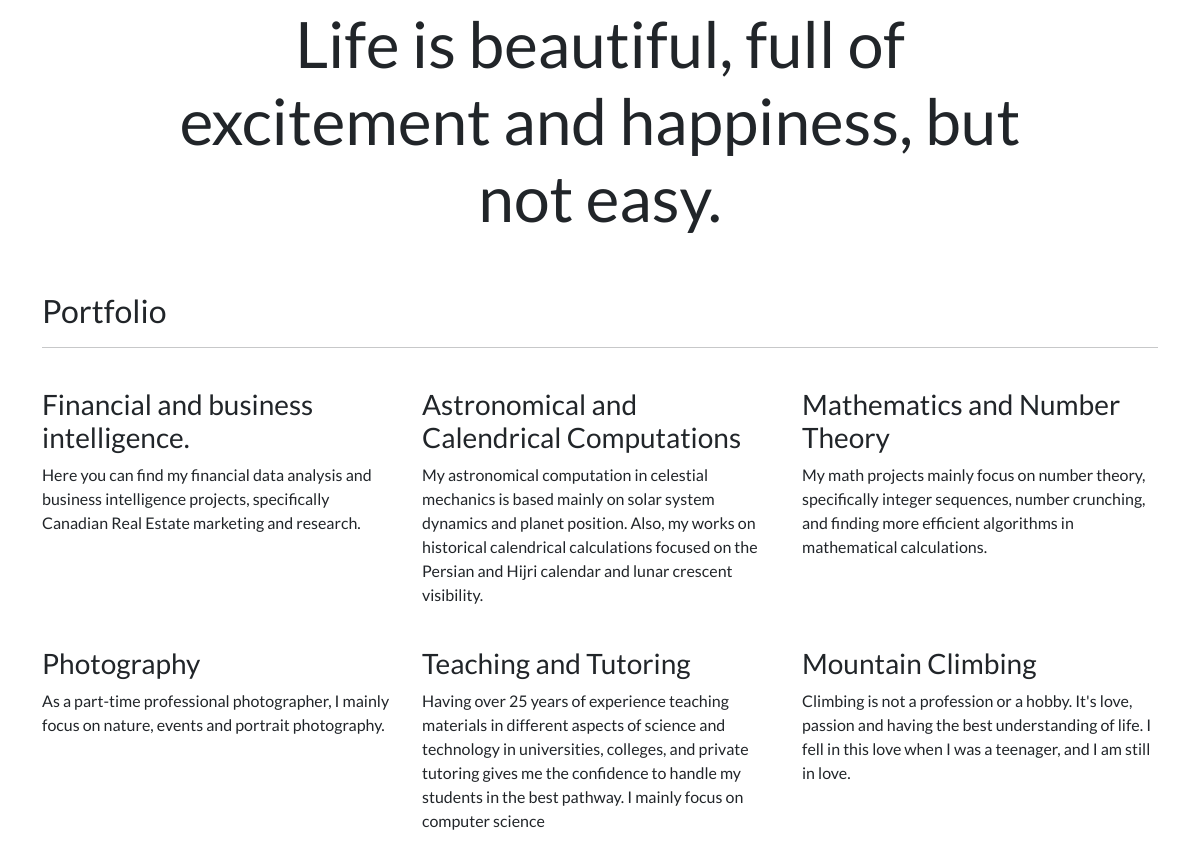
The app's page / (lower part), older data.
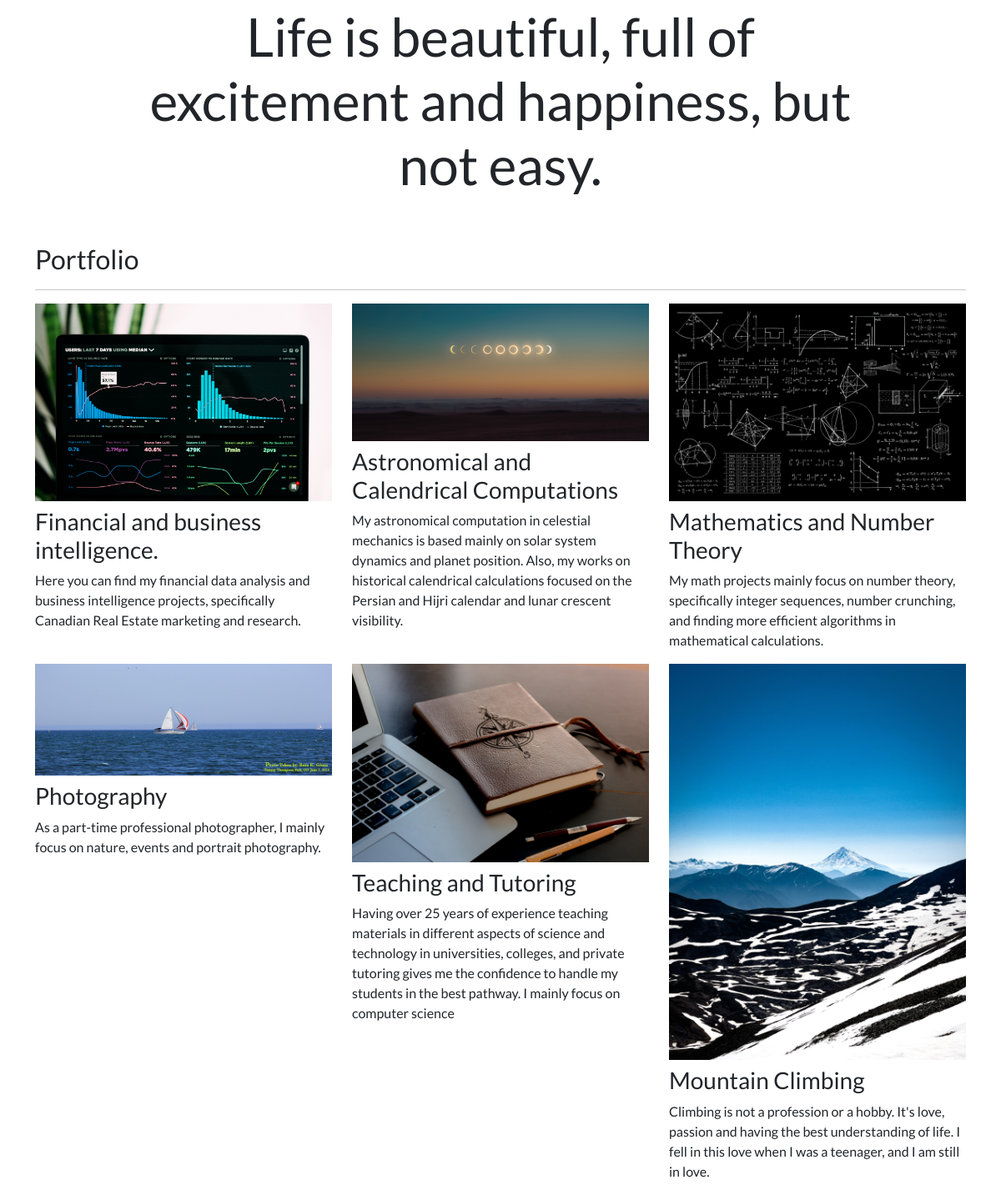
The same page, newer data.
### portfolio/models.py (models this page shows, shortened)
class Project(models.Model):
    title = models.CharField(max_length=100)
    description = models.CharField(max_length=250)
    image = models.ImageField(upload_to='portfolio/images/')
    url = models.URLField(blank=True)
    link_label = models.CharField(default='', max_length=100)

### portfolio/views.py (the view)
# urls.py: 2. Add a URL to urlpatterns:  path('', views.home, name='home')
def home(request):
    projects = Project.objects.all()
    return render(request, 'portfolio/home.html', {'projects': projects})

### portfolio/templates/portfolio/home.html (shortened to what this page needs)
{% extends 'portfolio/base.html' %}
{% load static %}
{% block  content %}
    <div class="row justify-content-center mb-3">
        <div class="col-md-10 text-center">
            <h1 id="hometext" class="font-weight-bold">Life is beautiful, full of excitement and happiness, but not
                easy.</h1>
        </div>
    </div>
    <h2 class="mt-5">Portfolio</h2>
    <hr>
    <div class="row">
        {% for project in projects %}
            <div class="col-lg-4 col-md-6">
                {% if project.url %}
                    <a href="{{ project.url }}">
                        <img src="{{ project.image.url }}" class="img-fluid mb-2" alt="">
                    </a>
                {% else %}
                    <img src="{{ project.image.url }}" class="img-fluid mb-2" alt="">
                {% endif %}
                <h3>{{ project.title }}</h3>
                <p>{{ project.description }}</p>
            </div>
        {% endfor %}
    </div>
{% endblock %}

### portfolio/templates/portfolio/base.html (shortened to what this page needs)
{% load static %}
<!doctype html>
<html lang="en">
<head>
    <link href="https://cdn.jsdelivr.net/npm/bootstrap@5.2.0-beta1/dist/css/bootstrap.min.css" rel="stylesheet"
>
    <link rel="stylesheet"
          href="//cdn.jsdelivr.net/gh/highlightjs/cdn-release@11.5.1/build/styles/default.min.css">
    <link rel="stylesheet" href="{% static "portfolio/custom.css" %}">
</head>
<body>
<div class="container">
    {% block content %}{% endblock %}
</div>
</body>
</html>

### portfolio/static/portfolio/custom.css (style rules this page uses)
body { font-family: 'Lato', sans-serif; }
@media (min-width: 992px) { #hometext { font-size: 4rem; } }

Row changes from the older to the newer data that the page shows:
changed Project "Financial and business intelligence.": image: picture added
changed Project "Astronomical and Calendrical Computations": image: picture added
changed Project "Mathematics and Number Theory": image: picture added
changed Project "Photography": image: picture added
changed Project "Teaching and Tutoring": image: picture added
changed Project "Mountain Climbing": image: picture added
